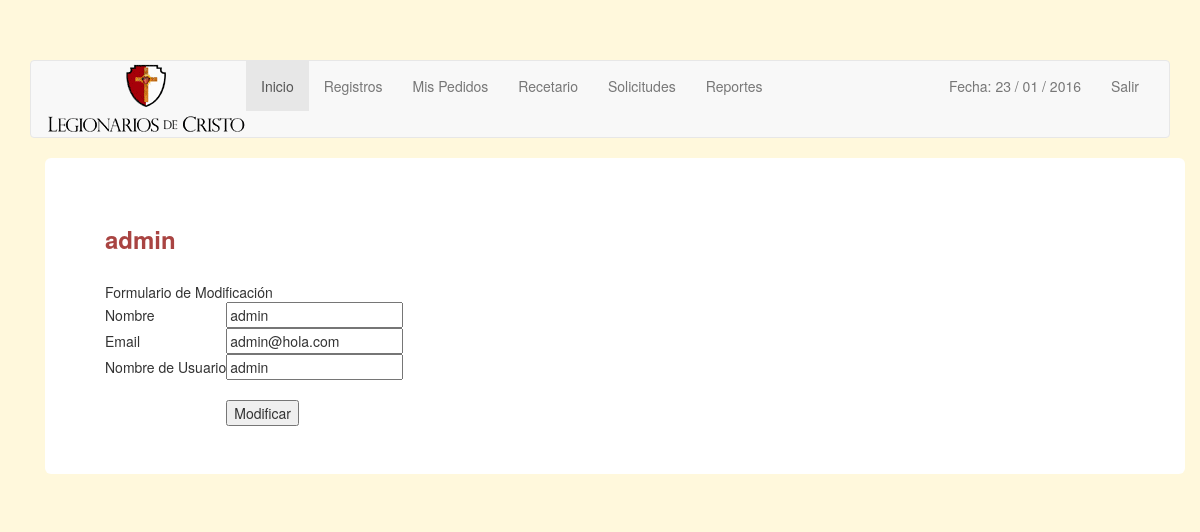
The page /modificausuario.php?nombre=admin (signed in) on the database its author committed.
### tables this page shows
CREATE TABLE IF NOT EXISTS `usuarios` (
  `id` int(11) NOT NULL AUTO_INCREMENT,
  `full_name` varchar(32) NOT NULL DEFAULT '',
  `tipo` varchar(30) NOT NULL,
  `email` varchar(32) NOT NULL DEFAULT '',
  `username` varchar(20) NOT NULL DEFAULT '',
  `password` varchar(32) NOT NULL DEFAULT '',
  PRIMARY KEY (`id`),
  UNIQUE KEY `username` (`username`)
);

### modificausuario.php (the view, shortened to what this page needs)
<?php require("views/cabecera.php"); ?>
  <body>
  	 <br>
        <div class="container">
<div class="container">
<div class="jumbotron">
	<h3 style="	color:#A94442;
	font-weight: bold;">
		<?php
		$nombre = $_GET['nombre'];
echo $nombre;
		?>
	</h3>
	<br>
<table class="table" cellpadding="10">
<?php
$nombre = $_GET['nombre'];
$sql = "select * from usuarios where full_name ='$nombre' ";
$sql = mysql_query($sql) or die("No se pudo realizar la consulta");
while($row = mysql_fetch_array($sql))
{
	?>
	<form  method=Post name=frm action="model/modificausuario.php">
	    <table>
		<tr>
		<td colspan=2>
		Formulario de Modificación</td>
	    </tr>
	  <tr>
	    <td> Nombre</td>
	    <td><input name='nombre'  type='text' maxlength='20' value="<?php echo $row['full_name']; ?>"></td>
	    </tr>
	    <td> Email</td>
	    <td><input name='email'  type='text' maxlength='20' value="<?php echo $row['email']; ?>"></td>
	  <tr>
	    <td> Nombre de Usuario</td>
	    <td><input name='name'  type='text' maxlength='20' value="<?php echo $row['username']; ?>"></td>
	    </tr>
	    <tr>
	    <td>&nbsp;</td>
	    <td><input name='id' type='hidden' value='<?php echo $row['id']; ?>'></td>
	  </tr>
	  <tr>
	    <td>&nbsp;</td>
	    <td><input name='submit' type='submit' value='Modificar'></td>
	  </tr>
	</table>
	</form>
	<?php
	}
?>
</table>
</div>
</div>
</body>
</html>

### css/estilos.css (style rules this page uses)
body { background-color: #FFF8DC; padding-top: 40px; }

### modificausuario.php (style rules this page uses)
.table { margin:0 auto; padding: 10px; width: 40%; }

### rows shown on the page
usuarios: nombre "admin", email "admin@hola.com", name "admin"

### other values the page prints
$nombre "admin"
